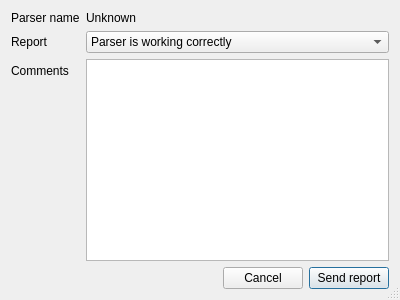
<?xml version="1.0" encoding="UTF-8"?>
<ui version="4.0">
 <class>ReportParserClass</class>
 <widget class="QDialog" name="ReportParserClass">
  <property name="geometry">
   <rect>
    <x>0</x>
    <y>0</y>
    <width>400</width>
    <height>300</height>
   </rect>
  </property>
  <property name="windowTitle">
   <string>Report parser as broken or working</string>
  </property>
  <property name="sizeGripEnabled">
   <bool>true</bool>
  </property>
  <property name="modal">
   <bool>true</bool>
  </property>
  <layout class="QVBoxLayout" name="verticalLayout">
   <item>
    <layout class="QFormLayout" name="formLayout">
     <item row="0" column="0">
      <widget class="QLabel" name="label_3">
       <property name="text">
        <string>Parser name</string>
       </property>
      </widget>
     </item>
     <item row="0" column="1">
      <widget class="QLabel" name="parserNameLabel">
       <property name="text">
        <string>Unknown</string>
       </property>
      </widget>
     </item>
     <item row="1" column="0">
      <widget class="QLabel" name="label">
       <property name="text">
        <string>Report</string>
       </property>
      </widget>
     </item>
     <item row="1" column="1">
      <widget class="QComboBox" name="typeComboBox">
       <item>
        <property name="text">
         <string>Parser is working correctly</string>
        </property>
       </item>
       <item>
        <property name="text">
         <string>Parser is not working correctly</string>
        </property>
       </item>
       <item>
        <property name="text">
         <string>Comment to parser creator</string>
        </property>
       </item>
      </widget>
     </item>
     <item row="2" column="0">
      <widget class="QLabel" name="label_2">
       <property name="text">
        <string>Comments</string>
       </property>
      </widget>
     </item>
     <item row="2" column="1">
      <widget class="QPlainTextEdit" name="commentsTextEdit"/>
     </item>
    </layout>
   </item>
   <item>
    <layout class="QHBoxLayout" name="horizontalLayout">
     <item>
      <spacer name="horizontalSpacer">
       <property name="orientation">
        <enum>Qt::Horizontal</enum>
       </property>
       <property name="sizeHint" stdset="0">
        <size>
         <width>40</width>
         <height>20</height>
        </size>
       </property>
      </spacer>
     </item>
     <item>
      <widget class="QPushButton" name="cancelButton">
       <property name="text">
        <string>Cancel</string>
       </property>
      </widget>
     </item>
     <item>
      <widget class="QPushButton" name="sendButton">
       <property name="text">
        <string>Send report</string>
       </property>
       <property name="default">
        <bool>true</bool>
       </property>
      </widget>
     </item>
    </layout>
   </item>
  </layout>
 </widget>
 <layoutdefault spacing="6" margin="11"/>
 <resources/>
 <connections/>
</ui>
